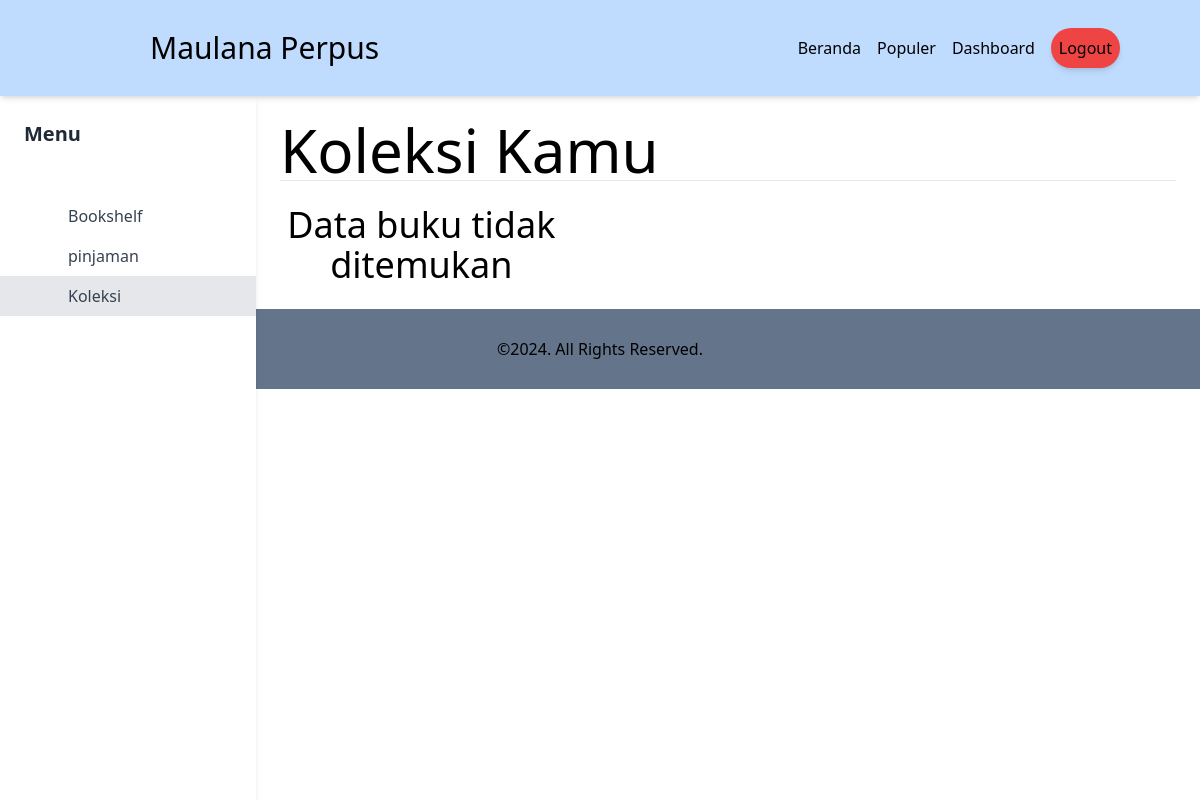
Page /user/index.php?page=collection (signed in) on the earlier database version.
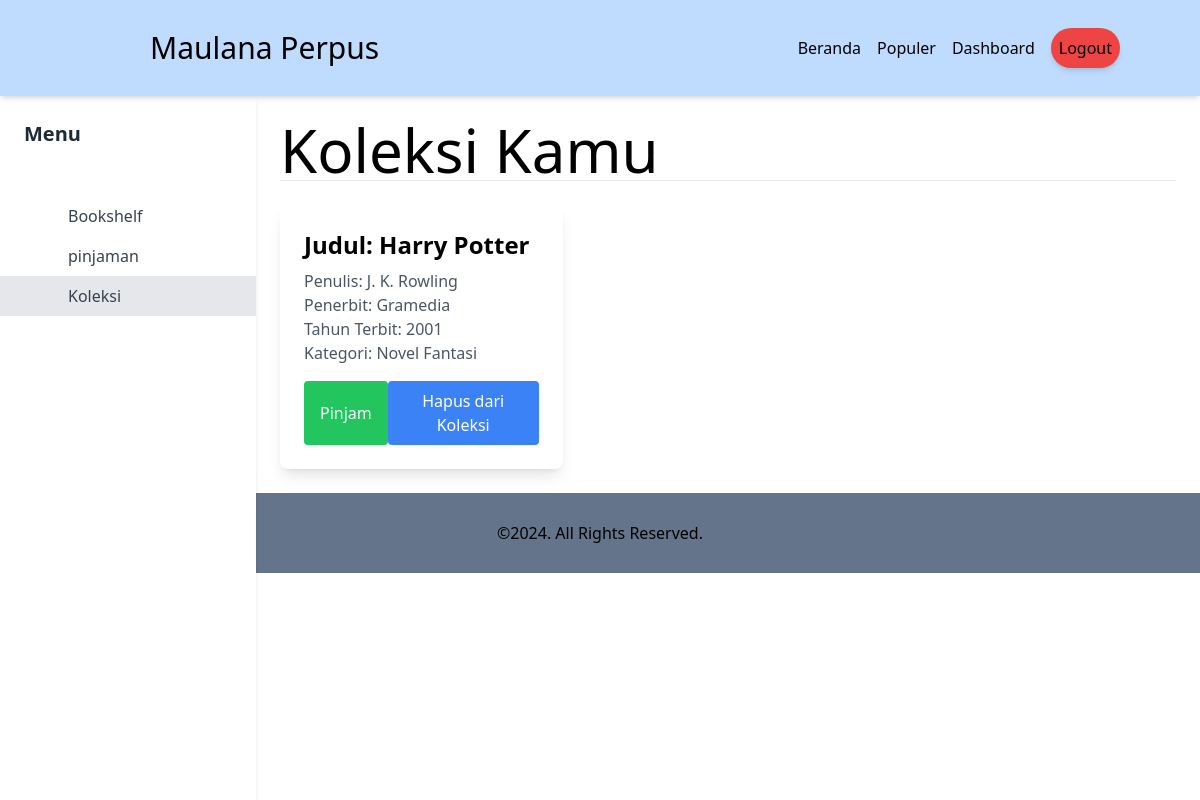
Same page on the later database version.
### tables this page shows
CREATE TABLE `koleksipribadi` (
  `KoleksiID` int(11) NOT NULL,
  `UserID` int(11) NOT NULL,
  `BukuID` int(11) NOT NULL
);

CREATE TABLE `buku` (
  `BukuID` int(11) NOT NULL,
  `Judul` varchar(255) NOT NULL,
  `KategoriBukuID` int(11) NOT NULL,
  `Penulis` varchar(255) NOT NULL,
  `Penerbit` varchar(255) NOT NULL,
  `TahunTerbit` int(4) NOT NULL
);

CREATE TABLE `kategoribuku` (
  `KategoriID` int(11) NOT NULL,
  `NamaKategori` varchar(255) NOT NULL
);

### user/collection-page.php (the view)
<h1 class="text-6xl">Koleksi Kamu</h1>
<hr class="mb-6">
<div class="grid grid-cols-1 sm:grid-cols-2 lg:grid-cols-3 gap-6">
    <?php
        $sesi = verifikasiSession($_SESSION["loginsesi"] ?? false, $config['key']);
        $queryBuku = $conn->prepare("
            SELECT
                *
            FROM
                koleksipribadi
            LEFT JOIN
                buku ON buku.BukuID = koleksipribadi.BukuID
            LEFT JOIN
                kategoribuku_relasi ON buku.BukuID = kategoribuku_relasi.BukuID
            LEFT JOIN
                kategoribuku ON kategoribuku.KategoriID = kategoribuku_relasi.KategoriID
            WHERE koleksipribadi.UserID = :id
        ");
        $queryBuku->bindValue(":id", $sesi["id"], PDO::PARAM_INT);
        $queryBuku->execute();
        $dataBuku = $queryBuku->fetchAll();
        if(isset($dataBuku) && !empty($dataBuku)) {
            foreach($dataBuku as $value) {
    ?>
    <div class="bg-white rounded-lg shadow-lg p-6 transition-transform transform hover:scale-105">
        <h2 class="text-2xl font-semibold mb-2">Judul: <?= $value['Judul'] ?></h2>
        <p class="text-gray-600">Penulis: <?= $value['Penulis'] ?></p>
        <p class="text-gray-600">Penerbit: <?= $value['Penerbit'] ?></p>
        <p class="text-gray-600">Tahun Terbit: <?= $value['TahunTerbit'] ?></p>
        <p class="text-gray-600">Kategori: <?= $value['NamaKategori'] ?></p>
        <div class="mt-4 flex justify-between">
            <button class="bg-green-500 text-white px-4 py-2 rounded hover:bg-green-600 transition"><a href="?page=borrowup&id=<?= $value['BukuID'] ?>">Pinjam</a></button>
            <button class="bg-blue-500 text-white px-4 py-2 rounded hover:bg-blue-600 transition"><a href="?page=deletecollection&id=<?= $value['BukuID'] ?>">Hapus dari Koleksi</a></button>
        </div>
    </div>
    <?php }} else { ?>
        <h1 class="text-4xl text-center w-full">Data buku tidak ditemukan</h1>
    <?php } ?>
</div>

Differences in the rows shown:
added koleksipribadi: BukuID.Judul "Harry Potter", BukuID.Penulis "J. K. Rowling", BukuID.Penerbit "Gramedia", BukuID.TahunTerbit "2001", kategoribuku.NamaKategori "Novel Fantasi"
Other differences:
text no longer shown: "Data buku tidak ditemukan"
